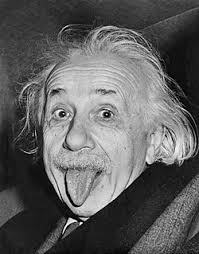
#> input picture Einstein.jpg, 199 x 254 px
$ python 'Challenge 5.py'
#> lines starting #> are read from the running program, lines starting #| are printed output that depends on the picture
import numpy as np
import matplotlib.pyplot as plt
from PIL import Image

fig, ax = plt.subplots()

ax.set_xlim(-6, 6)
ax.set_ylim(-6, 6)
ax.set_xlabel('X-axis')
ax.set_ylabel('Y-axis')
ax.axvline(x=0, color='purple', linestyle='--', linewidth=1.5)
plt.title("Reflection in a Plane Mirror")

ax.grid(True, linestyle=':')

image_path = r"Einstein.jpg"
img = Image.open(image_path)
#> img is the input picture: PIL image 199x254 RGB; min 0, max 255, mean 95
img_array = np.array(img)
virtual_img_array = np.fliplr(img_array)
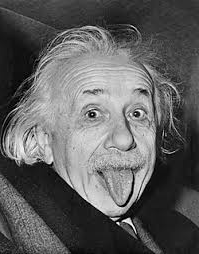
#> virtual_img_array: shape (254, 199, 3); min 0, max 255, mean 95

virtual_ex = [-5, -1, -2, 2]
real_ex = [1, 5, -2, 2]

virtual_image = ax.imshow(virtual_img_array, extent=virtual_ex, zorder=1)
real_image = ax.imshow(img_array, extent=real_ex, zorder=1)

objectTxt = ax.text(0.5*(real_ex[0]+real_ex[1]), real_ex[3]+0.6, "Object", color='red', fontsize=12,
                    ha = "center", va = "top")
virtualTxt = ax.text(0.5*(virtual_ex[0]+virtual_ex[1]), virtual_ex[3]+0.6, "Virtual Image",
                      color='green', fontsize=12,
                      ha = "center", va = "top")

dragging = False

def on_press(event):
    global dragging
    contains, _ = real_image.contains(event)
    if contains:
        dragging = True

def on_release(event):
    global dragging
    dragging = False

def on_motion(event):
    global virtual_ex, real_ex
    if dragging:
        width = real_ex[1] - real_ex[0]
        height = real_ex[3] - real_ex[2]
        dx = event.xdata
        dy = event.ydata

        real_ex = [
            dx - width/2,
            dx + width/2,
            dy - height/2,
            dy + height/2
        ]
        real_image.set_extent(real_ex)
        objectTxt.set_position([dx, real_ex[3]+0.6])

        virtual_ex = [
            -real_ex[1],
            -real_ex[0],
            real_ex[2],
            real_ex[3]
        ]
        virtual_image.set_extent(virtual_ex)
        virtualTxt.set_position([0.5*(virtual_ex[0]+virtual_ex[1]), virtual_ex[3]+0.6])


        fig.canvas.draw_idle()

fig.canvas.mpl_connect('button_press_event', on_press)
fig.canvas.mpl_connect('button_release_event', on_release)
fig.canvas.mpl_connect('motion_notify_event', on_motion)

manager = plt.get_current_fig_manager()
#> (the run stopped early here; a loop or call above may not have finished)
